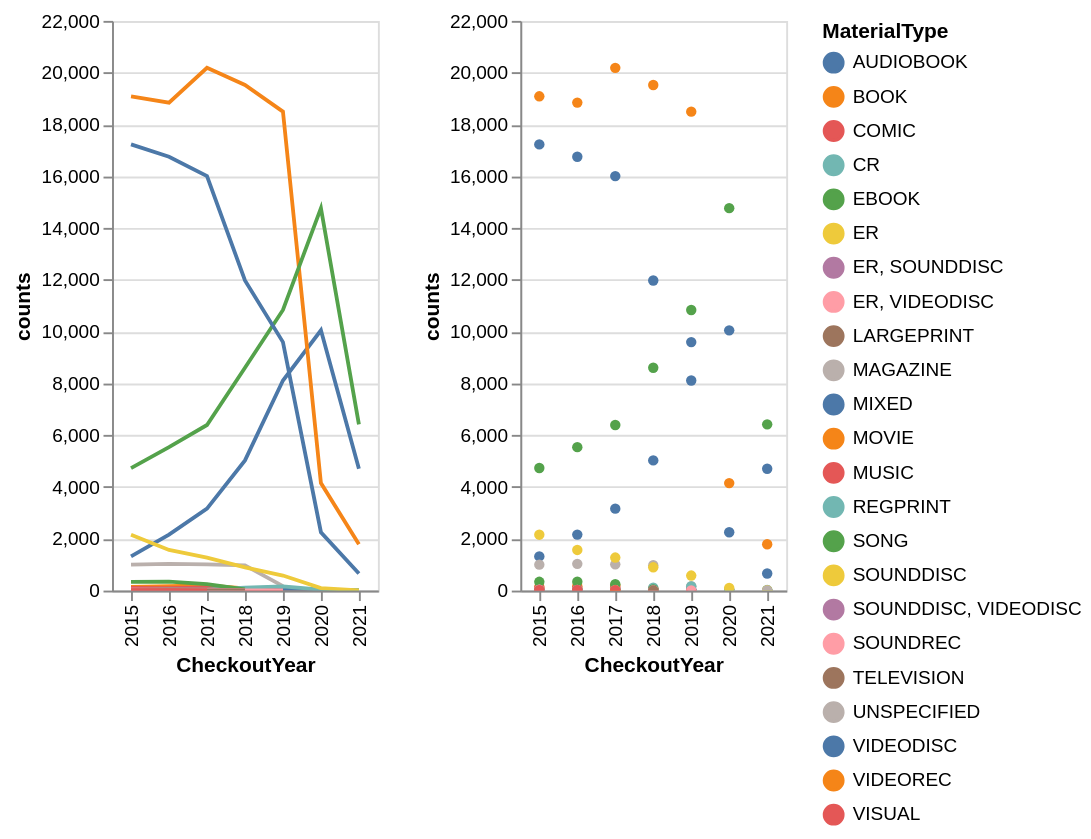

Write notebook code for a chart like this one.
### Code cell
base.mark_line() | base.mark_circle()

### Figure 1 — Vega-Lite specification as saved in the notebook (floating-point values rounded to 4 significant figures)
{"config": {"view": {"continuousWidth": 300, "continuousHeight": 300}}, "hconcat": [{"mark": {"type": "line"}, "encoding": {"color": {"field": "MaterialType", "type": "nominal"}, "opacity": {"condition": {"param": "param_17", "value": 1}, "value": 0.2}, "tooltip": [{"field": "MaterialType", "type": "nominal"}, {"field": "CheckoutYear", "type": "quantitative"}, {"field": "counts", "type": "quantitative"}], "x": {"field": "CheckoutYear", "type": "ordinal"}, "y": {"field": "counts", "type": "quantitative"}}, "name": "view_12"}, {"mark": {"type": "circle"}, "encoding": {"color": {"field": "MaterialType", "type": "nominal"}, "opacity": {"condition": {"param": "param_17", "value": 1}, "value": 0.2}, "tooltip": [{"field": "MaterialType", "type": "nominal"}, {"field": "CheckoutYear", "type": "quantitative"}, {"field": "counts", "type": "quantitative"}], "x": {"field": "CheckoutYear", "type": "ordinal"}, "y": {"field": "counts", "type": "quantitative"}}, "name": "view_13"}], "data": {"name": "data-73b297576c9ecbb755844259deeb97e5"}, "params": [{"name": "param_17", "select": {"type": "point", "fields": ["MaterialType"]}, "bind": "legend", "views": ["view_12", "view_13"]}, {"name": "param_18", "select": {"type": "interval", "encodings": ["x", "y"]}, "bind": "scales", "views": ["view_12", "view_13"]}], "$schema": "https://vega.github.io/schema/vega-lite/v5.20.1.json", "datasets": {"data-73b297576c9ecbb755844259deeb97e5": [{"MaterialType": "AUDIOBOOK", "CheckoutYear": 2015, "counts": 1321}, {"MaterialType": "AUDIOBOOK", "CheckoutYear": 2016, "counts": 2163}, {"MaterialType": "AUDIOBOOK", "CheckoutYear": 2017, "counts": 3164}, {"MaterialType": "AUDIOBOOK", "CheckoutYear": 2018, "counts": 5027}, {"MaterialType": "AUDIOBOOK", "CheckoutYear": 2019, "counts": 8111}, {"MaterialType": "AUDIOBOOK", "CheckoutYear": 2020, "counts": 10050}, {"MaterialType": "AUDIOBOOK", "CheckoutYear": 2021, "counts": 4706}, {"MaterialType": "BOOK", "CheckoutYear": 2015, "counts": 19087}, {"MaterialType": "BOOK", "CheckoutYear": 2016, "counts": 18844}, {"MaterialType": "BOOK", "CheckoutYear": 2017, "counts": 20187}, {"MaterialType": "BOOK", "CheckoutYear": 2018, "counts": 19524}, {"MaterialType": "BOOK", "CheckoutYear": 2019, "counts": 18495}, {"MaterialType": "BOOK", "CheckoutYear": 2020, "counts": 4151}, {"MaterialType": "BOOK", "CheckoutYear": 2021, "counts": 1788}, {"MaterialType": "COMIC", "CheckoutYear": 2016, "counts": 1}, {"MaterialType": "COMIC", "CheckoutYear": 2017, "counts": 43}, {"MaterialType": "COMIC", "CheckoutYear": 2018, "counts": 39}, {"MaterialType": "CR", "CheckoutYear": 2015, "counts": 24}, {"MaterialType": "CR", "CheckoutYear": 2016, "counts": 25}, {"MaterialType": "CR", "CheckoutYear": 2017, "counts": 24}, {"MaterialType": "CR", "CheckoutYear": 2018, "counts": 18}, {"MaterialType": "CR", "CheckoutYear": 2019, "counts": 17}, {"MaterialType": "CR", "CheckoutYear": 2020, "counts": 4}, {"MaterialType": "EBOOK", "CheckoutYear": 2015, "counts": 4732}, {"MaterialType": "EBOOK", "CheckoutYear": 2016, "counts": 5540}, {"MaterialType": "EBOOK", "CheckoutYear": 2017, "counts": 6394}, {"MaterialType": "EBOOK", "CheckoutYear": 2018, "counts": 8607}, {"MaterialType": "EBOOK", "CheckoutYear": 2019, "counts": 10837}, {"MaterialType": "EBOOK", "CheckoutYear": 2020, "counts": 14769}, {"MaterialType": "EBOOK", "CheckoutYear": 2021, "counts": 6420}, {"MaterialType": "ER", "CheckoutYear": 2015, "counts": 8}, {"MaterialType": "ER", "CheckoutYear": 2016, "counts": 1}, {"MaterialType": "ER", "CheckoutYear": 2017, "counts": 10}, {"MaterialType": "ER", "CheckoutYear": 2018, "counts": 11}, {"MaterialType": "ER", "CheckoutYear": 2020, "counts": 2}, {"MaterialType": "ER", "CheckoutYear": 2021, "counts": 2}, {"MaterialType": "ER, SOUNDDISC", "CheckoutYear": 2015, "counts": 1}, {"MaterialType": "ER, SOUNDDISC", "CheckoutYear": 2016, "counts": 2}, {"MaterialType": "ER, SOUNDDISC", "CheckoutYear": 2017, "counts": 6}, {"MaterialType": "ER, SOUNDDISC", "CheckoutYear": 2018, "counts": 1}, {"MaterialType": "ER, VIDEODISC", "CheckoutYear": 2019, "counts": 8}, {"MaterialType": "ER, VIDEODISC", "CheckoutYear": 2020, "counts": 1}, {"MaterialType": "LARGEPRINT", "CheckoutYear": 2015, "counts": 6}, {"MaterialType": "LARGEPRINT", "CheckoutYear": 2017, "counts": 1}, {"MaterialType": "LARGEPRINT", "CheckoutYear": 2018, "counts": 9}, {"MaterialType": "LARGEPRINT", "CheckoutYear": 2019, "counts": 2}, {"MaterialType": "LARGEPRINT", "CheckoutYear": 2021, "counts": 1}, {"MaterialType": "MAGAZINE", "CheckoutYear": 2015, "counts": 1001}, {"MaterialType": "MAGAZINE", "CheckoutYear": 2016, "counts": 1033}, {"MaterialType": "MAGAZINE", "CheckoutYear": 2017, "counts": 1014}, {"MaterialType": "MAGAZINE", "CheckoutYear": 2018, "counts": 977}, {"MaterialType": "MAGAZINE", "CheckoutYear": 2019, "counts": 172}, {"MaterialType": "MIXED", "CheckoutYear": 2015, "counts": 24}, {"MaterialType": "MIXED", "CheckoutYear": 2016, "counts": 33}, {"MaterialType": "MIXED", "CheckoutYear": 2017, "counts": 32}, {"MaterialType": "MIXED", "CheckoutYear": 2018, "counts": 36}, {"MaterialType": "MIXED", "CheckoutYear": 2019, "counts": 46}, {"MaterialType": "MIXED", "CheckoutYear": 2020, "counts": 19}, {"MaterialType": "MIXED", "CheckoutYear": 2021, "counts": 5}, {"MaterialType": "MOVIE", "CheckoutYear": 2015, "counts": 143}, {"MaterialType": "MOVIE", "CheckoutYear": 2016, "counts": 172}, {"MaterialType": "MOVIE", "CheckoutYear": 2017, "counts": 198}, {"MaterialType": "MOVIE", "CheckoutYear": 2018, "counts": 83}, {"MaterialType": "MUSIC", "CheckoutYear": 2015, "counts": 105}, {"MaterialType": "MUSIC", "CheckoutYear": 2016, "counts": 97}, {"MaterialType": "MUSIC", "CheckoutYear": 2017, "counts": 125}, {"MaterialType": "MUSIC", "CheckoutYear": 2018, "counts": 54}, {"MaterialType": "MUSIC", "CheckoutYear": 2019, "counts": 1}, {"MaterialType": "REGPRINT", "CheckoutYear": 2015, "counts": 26}, {"MaterialType": "REGPRINT", "CheckoutYear": 2016, "counts": 46}, {"MaterialType": "REGPRINT", "CheckoutYear": 2017, "counts": 32}, {"MaterialType": "REGPRINT", "CheckoutYear": 2018, "counts": 114}, {"MaterialType": "REGPRINT", "CheckoutYear": 2019, "counts": 164}, {"MaterialType": "REGPRINT", "CheckoutYear": 2020, "counts": 36}, {"MaterialType": "REGPRINT", "CheckoutYear": 2021, "counts": 29}, {"MaterialType": "SONG", "CheckoutYear": 2015, "counts": 339}, {"MaterialType": "SONG", "CheckoutYear": 2016, "counts": 345}, {"MaterialType": "SONG", "CheckoutYear": 2017, "counts": 248}, {"MaterialType": "SONG", "CheckoutYear": 2018, "counts": 43}, {"MaterialType": "SOUNDDISC", "CheckoutYear": 2015, "counts": 2159}, {"MaterialType": "SOUNDDISC", "CheckoutYear": 2016, "counts": 1570}, {"MaterialType": "SOUNDDISC", "CheckoutYear": 2017, "counts": 1275}, {"MaterialType": "SOUNDDISC", "CheckoutYear": 2018, "counts": 899}, {"MaterialType": "SOUNDDISC", "CheckoutYear": 2019, "counts": 580}, {"MaterialType": "SOUNDDISC", "CheckoutYear": 2020, "counts": 98}, {"MaterialType": "SOUNDDISC", "CheckoutYear": 2021, "counts": 12}, {"MaterialType": "SOUNDDISC, VIDEODISC", "CheckoutYear": 2015, "counts": 38}, {"MaterialType": "SOUNDDISC, VIDEODISC", "CheckoutYear": 2016, "counts": 21}, {"MaterialType": "SOUNDDISC, VIDEODISC", "CheckoutYear": 2017, "counts": 24}, {"MaterialType": "SOUNDDISC, VIDEODISC", "CheckoutYear": 2018, "counts": 6}, {"MaterialType": "SOUNDREC", "CheckoutYear": 2015, "counts": 34}, {"MaterialType": "SOUNDREC", "CheckoutYear": 2016, "counts": 26}, {"MaterialType": "SOUNDREC", "CheckoutYear": 2017, "counts": 13}, {"MaterialType": "SOUNDREC", "CheckoutYear": 2018, "counts": 6}, {"MaterialType": "SOUNDREC", "CheckoutYear": 2019, "counts": 3}, {"MaterialType": "TELEVISION", "CheckoutYear": 2015, "counts": 7}, {"MaterialType": "TELEVISION", "CheckoutYear": 2016, "counts": 17}, {"MaterialType": "TELEVISION", "CheckoutYear": 2017, "counts": 5}, {"MaterialType": "TELEVISION", "CheckoutYear": 2018, "counts": 10}, {"MaterialType": "UNSPECIFIED", "CheckoutYear": 2021, "counts": 2}, {"MaterialType": "VIDEODISC", "CheckoutYear": 2015, "counts": 17230}, {"MaterialType": "VIDEODISC", "CheckoutYear": 2016, "counts": 16755}, {"MaterialType": "VIDEODISC", "CheckoutYear": 2017, "counts": 16006}, {"MaterialType": "VIDEODISC", "CheckoutYear": 2018, "counts": 11975}, {"MaterialType": "VIDEODISC", "CheckoutYear": 2019, "counts": 9596}, {"MaterialType": "VIDEODISC", "CheckoutYear": 2020, "counts": 2253}, {"MaterialType": "VIDEODISC", "CheckoutYear": 2021, "counts": 658}, {"MaterialType": "VIDEOREC", "CheckoutYear": 2017, "counts": 2}, {"MaterialType": "VISUAL", "CheckoutYear": 2015, "counts": 13}, {"MaterialType": "VISUAL", "CheckoutYear": 2016, "counts": 14}, {"MaterialType": "VISUAL", "CheckoutYear": 2017, "counts": 4}]}}
